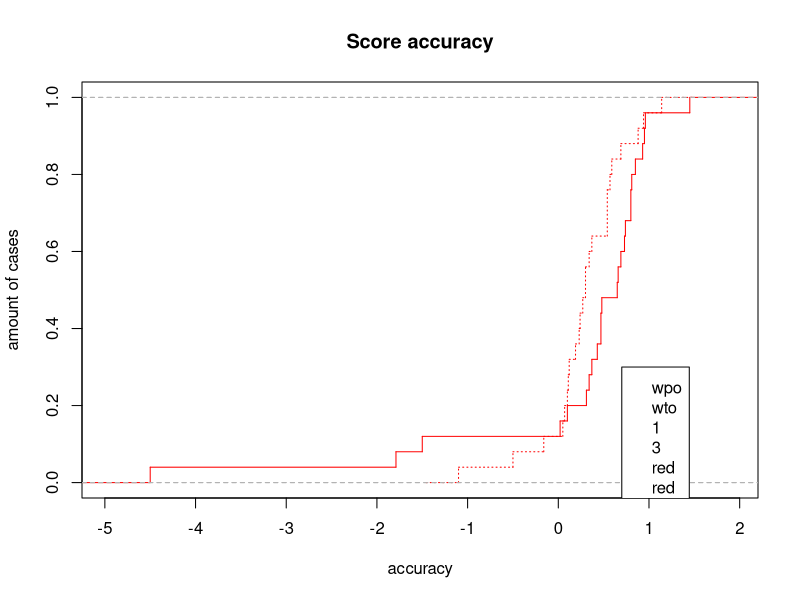

Write the R code that produced this figure.
stats <- read.table("stats.dat", header=TRUE)
stats <- stats[c("source","BTU","makespan","wpo.BTU","wpo.makespan","wto.BTU","wto.makespan")]

ce <- data.frame(expe="foo",
	ASAP.BTU=1,ASAP.makespan=1,
	ASAP.wpo.BTU=1,ASAP.wpo.makespan=1,
	ASAP.wto.BTU=1,ASAP.wto.makespan=1,
	AFAP.BTU=1,AFAP.makespan=1,
	AFAP.wpo.BTU=1,AFAP.wpo.makespan=1,
	AFAP.wto.BTU=1,AFAP.wto.makespan=1,
	stringsAsFactors=FALSE)


for(e in c("hrt","hrs","brt","brs","pleiades-1x1","pleiades-2x2","pleiades-3x3","pleiades-4x4")) {
	for(c in c("openstack","bonfire-uk","bonfire-de","bonfire-fr")) {
		expe <- paste(c,".*",e,".*",sep="")
		expeAsap <- paste(expe,"Asap",sep="")
		expeAfap <- paste(expe,"Afap",sep="")
		ce <- rbind.data.frame(ce,c(expe,
			colMeans(stats[grep(expeAsap,stats$source),2:7]),
			colMeans(stats[grep(expeAfap,stats$source),2:7])))
	}
}
ce <- ce[-1,]
ce <- ce[!ce[,"ASAP.BTU"] == "NaN" & !ce[,"AFAP.BTU"] == "NaN" ,]
ce[,2:13] <- sapply(ce[,2:13], as.numeric)


real <- cbind(ce[,c("expe","ASAP.BTU","AFAP.BTU","ASAP.makespan","AFAP.makespan")], 
	dPrice=ce$ASAP.BTU/ce$AFAP.BTU-1, 
	dSpeed=ce$AFAP.makespan/ce$ASAP.makespan, 
	interest=(ce$ASAP.BTU/ce$AFAP.BTU-1)/(ce$AFAP.makespan/ce$ASAP.makespan)) 
real[,2:8] <- round(real[,2:8],2)
write.table(real, file="interest-real.dat", sep="\t")

wpo <- cbind(ce[,c("expe","ASAP.wpo.BTU","AFAP.wpo.BTU","ASAP.wpo.makespan","AFAP.wpo.makespan")], 
	dPrice=ce$ASAP.wpo.BTU/ce$AFAP.wpo.BTU-1, 
	dSpeed=ce$AFAP.wpo.makespan/ce$ASAP.wpo.makespan,
	interest=(ce$ASAP.wpo.BTU/ce$AFAP.wpo.BTU-1)/(ce$AFAP.wpo.makespan/ce$ASAP.wpo.makespan)) 
wpo[,2:8] <- round(wpo[,2:8],2)
write.table(wpo, file="interest-wpo.dat", sep="\t")

wto <- cbind(ce[,c("expe","ASAP.wto.BTU","AFAP.wto.BTU","ASAP.wto.makespan","AFAP.wto.makespan")], 
	dPrice=ce$ASAP.wto.BTU/ce$AFAP.wto.BTU-1, 
	dSpeed=ce$AFAP.wto.makespan/ce$ASAP.wto.makespan, 
	interest=(ce$ASAP.wto.BTU/ce$AFAP.wto.BTU-1)/(ce$AFAP.wto.makespan/ce$ASAP.wto.makespan))
wto[,2:8] <- round(wto[,2:8],2)
write.table(wto, file="wto-real.dat", sep="\t")

interest <- cbind(real[,c("expe", "interest")], 
	wpo$interest, abs(wpo$interest-real$interest)/real$interest,
	wto$interest, abs(wto$interest-real$interest)/real$interest)
interest[,2:6] <- sapply(interest[,2:6], as.numeric)
interest[,2:6] <- round(interest[,2:6],2)
write.table(interest, file="interest.dat", sep="\t")


pdf('interest-cdf.pdf')
plot(ecdf(interest[,4]),verticals=TRUE, do.p=FALSE, lty=1, col="red", 
	main="Score accuracy", xlab="accuracy", ylab="amount of cases")
lines(ecdf(interest[,6]),verticals=TRUE, do.p=FALSE, lty=3, col="red")
legend(0.7,0.3,c("wpo","wto",lty=c(1,3),col=c("red","red")))
dev.off()

